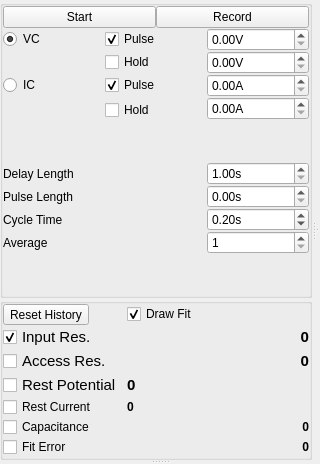
<?xml version="1.0" encoding="UTF-8"?>
<ui version="4.0">
 <class>Form</class>
 <widget class="QWidget" name="Form">
  <property name="geometry">
   <rect>
    <x>0</x>
    <y>0</y>
    <width>320</width>
    <height>464</height>
   </rect>
  </property>
  <property name="windowTitle">
   <string>Patch</string>
  </property>
  <layout class="QVBoxLayout" name="verticalLayout_2">
   <property name="spacing">
    <number>0</number>
   </property>
   <property name="margin">
    <number>0</number>
   </property>
   <item>
    <widget class="QSplitter" name="splitter_3">
     <property name="orientation">
      <enum>Qt::Vertical</enum>
     </property>
     <widget class="QSplitter" name="splitter_2">
      <property name="orientation">
       <enum>Qt::Horizontal</enum>
      </property>
      <widget class="QWidget" name="layoutWidget">
       <layout class="QVBoxLayout" name="verticalLayout">
        <property name="spacing">
         <number>0</number>
        </property>
        <item>
         <widget class="QGroupBox" name="groupBox_2">
          <property name="sizePolicy">
           <sizepolicy hsizetype="Preferred" vsizetype="Preferred">
            <horstretch>0</horstretch>
            <verstretch>0</verstretch>
           </sizepolicy>
          </property>
          <property name="title">
           <string/>
          </property>
          <layout class="QGridLayout" name="gridLayout_2">
           <property name="margin">
            <number>0</number>
           </property>
           <property name="spacing">
            <number>0</number>
           </property>
           <item row="10" column="0" colspan="2">
            <widget class="QLabel" name="label_3">
             <property name="text">
              <string>Pulse Length</string>
             </property>
            </widget>
           </item>
           <item row="4" column="1">
            <widget class="QCheckBox" name="vcHoldCheck">
             <property name="text">
              <string>Hold</string>
             </property>
            </widget>
           </item>
           <item row="7" column="1">
            <widget class="QCheckBox" name="icHoldCheck">
             <property name="text">
              <string>Hold</string>
             </property>
            </widget>
           </item>
           <item row="5" column="2">
            <widget class="SpinBox" name="icPulseSpin">
             <property name="suffix">
              <string>A</string>
             </property>
            </widget>
           </item>
           <item row="3" column="1">
            <widget class="QCheckBox" name="vcPulseCheck">
             <property name="text">
              <string>Pulse</string>
             </property>
             <property name="checked">
              <bool>true</bool>
             </property>
            </widget>
           </item>
           <item row="5" column="0">
            <widget class="QRadioButton" name="icModeRadio">
             <property name="text">
              <string>IC</string>
             </property>
            </widget>
           </item>
           <item row="11" column="0" colspan="2">
            <widget class="QLabel" name="label">
             <property name="text">
              <string>Cycle Time</string>
             </property>
            </widget>
           </item>
           <item row="3" column="0">
            <widget class="QRadioButton" name="vcModeRadio">
             <property name="text">
              <string>VC</string>
             </property>
             <property name="checked">
              <bool>true</bool>
             </property>
            </widget>
           </item>
           <item row="6" column="2" rowspan="2">
            <widget class="SpinBox" name="icHoldSpin">
             <property name="suffix">
              <string>A</string>
             </property>
            </widget>
           </item>
           <item row="5" column="1">
            <widget class="QCheckBox" name="icPulseCheck">
             <property name="text">
              <string>Pulse</string>
             </property>
             <property name="checked">
              <bool>true</bool>
             </property>
            </widget>
           </item>
           <item row="9" column="0" colspan="2">
            <widget class="QLabel" name="label_4">
             <property name="text">
              <string>Delay Length</string>
             </property>
            </widget>
           </item>
           <item row="0" column="0" colspan="3">
            <layout class="QHBoxLayout" name="horizontalLayout">
             <item>
              <widget class="QPushButton" name="startBtn">
               <property name="text">
                <string>Start</string>
               </property>
               <property name="checkable">
                <bool>true</bool>
               </property>
              </widget>
             </item>
             <item>
              <widget class="QPushButton" name="recordBtn">
               <property name="text">
                <string>Record</string>
               </property>
               <property name="checkable">
                <bool>true</bool>
               </property>
              </widget>
             </item>
            </layout>
           </item>
           <item row="9" column="2">
            <widget class="SpinBox" name="delayTimeSpin">
             <property name="suffix">
              <string>s</string>
             </property>
             <property name="minimum">
              <double>1.000000000000000</double>
             </property>
             <property name="maximum">
              <double>10000.000000000000000</double>
             </property>
             <property name="singleStep">
              <double>1.000000000000000</double>
             </property>
            </widget>
           </item>
           <item row="3" column="2">
            <widget class="SpinBox" name="vcPulseSpin">
             <property name="suffix">
              <string>V</string>
             </property>
            </widget>
           </item>
           <item row="11" column="2">
            <widget class="SpinBox" name="cycleTimeSpin">
             <property name="suffix">
              <string>s</string>
             </property>
             <property name="singleStep">
              <double>1.000000000000000</double>
             </property>
             <property name="value">
              <double>0.200000000000000</double>
             </property>
            </widget>
           </item>
           <item row="4" column="2">
            <widget class="SpinBox" name="vcHoldSpin">
             <property name="suffix">
              <string>V</string>
             </property>
            </widget>
           </item>
           <item row="1" column="0" colspan="3">
            <layout class="QHBoxLayout" name="horizontalLayout_2">
             <property name="spacing">
              <number>0</number>
             </property>
             <property name="leftMargin">
              <number>0</number>
             </property>
            </layout>
           </item>
           <item row="12" column="0">
            <widget class="QLabel" name="label_2">
             <property name="text">
              <string>Average</string>
             </property>
            </widget>
           </item>
           <item row="12" column="2">
            <widget class="QSpinBox" name="averageSpin">
             <property name="minimum">
              <number>1</number>
             </property>
             <property name="maximum">
              <number>100</number>
             </property>
             <property name="value">
              <number>1</number>
             </property>
            </widget>
           </item>
           <item row="10" column="2">
            <widget class="SpinBox" name="pulseTimeSpin">
             <property name="suffix">
              <string>s</string>
             </property>
             <property name="singleStep">
              <double>1.000000000000000</double>
             </property>
            </widget>
           </item>
           <item row="2" column="0" colspan="3">
            <layout class="QVBoxLayout" name="modeLayout">
             <property name="spacing">
              <number>0</number>
             </property>
            </layout>
           </item>
           <item row="13" column="0" colspan="3">
            <spacer name="verticalSpacer_2">
             <property name="orientation">
              <enum>Qt::Vertical</enum>
             </property>
             <property name="sizeHint" stdset="0">
              <size>
               <width>20</width>
               <height>40</height>
              </size>
             </property>
            </spacer>
           </item>
           <item row="8" column="0" colspan="3">
            <spacer name="verticalSpacer">
             <property name="orientation">
              <enum>Qt::Vertical</enum>
             </property>
             <property name="sizeHint" stdset="0">
              <size>
               <width>20</width>
               <height>40</height>
              </size>
             </property>
            </spacer>
           </item>
          </layout>
         </widget>
        </item>
        <item>
         <widget class="QGroupBox" name="groupBox">
          <property name="sizePolicy">
           <sizepolicy hsizetype="Preferred" vsizetype="Preferred">
            <horstretch>0</horstretch>
            <verstretch>0</verstretch>
           </sizepolicy>
          </property>
          <property name="title">
           <string/>
          </property>
          <layout class="QFormLayout" name="formLayout">
           <property name="horizontalSpacing">
            <number>5</number>
           </property>
           <property name="verticalSpacing">
            <number>0</number>
           </property>
           <property name="margin">
            <number>0</number>
           </property>
           <item row="0" column="0">
            <widget class="QToolButton" name="resetBtn">
             <property name="text">
              <string>Reset History</string>
             </property>
            </widget>
           </item>
           <item row="1" column="0">
            <widget class="QCheckBox" name="inputResistanceCheck">
             <property name="font">
              <font>
               <pointsize>11</pointsize>
              </font>
             </property>
             <property name="text">
              <string>Input Res.</string>
             </property>
             <property name="checked">
              <bool>true</bool>
             </property>
            </widget>
           </item>
           <item row="1" column="1">
            <widget class="QLabel" name="inputResistanceLabel">
             <property name="font">
              <font>
               <pointsize>11</pointsize>
               <weight>75</weight>
               <bold>true</bold>
              </font>
             </property>
             <property name="text">
              <string>0</string>
             </property>
             <property name="alignment">
              <set>Qt::AlignRight|Qt::AlignTrailing|Qt::AlignVCenter</set>
             </property>
            </widget>
           </item>
           <item row="2" column="0">
            <widget class="QCheckBox" name="accessResistanceCheck">
             <property name="font">
              <font>
               <pointsize>11</pointsize>
              </font>
             </property>
             <property name="text">
              <string>Access Res.</string>
             </property>
            </widget>
           </item>
           <item row="2" column="1">
            <widget class="QLabel" name="accessResistanceLabel">
             <property name="font">
              <font>
               <pointsize>11</pointsize>
               <weight>75</weight>
               <bold>true</bold>
              </font>
             </property>
             <property name="text">
              <string>0</string>
             </property>
             <property name="alignment">
              <set>Qt::AlignRight|Qt::AlignTrailing|Qt::AlignVCenter</set>
             </property>
            </widget>
           </item>
           <item row="3" column="0">
            <widget class="QCheckBox" name="restingPotentialCheck">
             <property name="font">
              <font>
               <pointsize>11</pointsize>
              </font>
             </property>
             <property name="text">
              <string>Rest Potential</string>
             </property>
            </widget>
           </item>
           <item row="3" column="1">
            <widget class="QLabel" name="restingPotentialLabel">
             <property name="minimumSize">
              <size>
               <width>140</width>
               <height>0</height>
              </size>
             </property>
             <property name="font">
              <font>
               <pointsize>11</pointsize>
               <weight>75</weight>
               <bold>true</bold>
              </font>
             </property>
             <property name="text">
              <string>0</string>
             </property>
             <property name="alignment">
              <set>Qt::AlignLeading|Qt::AlignLeft|Qt::AlignVCenter</set>
             </property>
            </widget>
           </item>
           <item row="4" column="0">
            <widget class="QCheckBox" name="restingCurrentCheck">
             <property name="text">
              <string>Rest Current</string>
             </property>
            </widget>
           </item>
           <item row="4" column="1">
            <widget class="QLabel" name="restingCurrentLabel">
             <property name="minimumSize">
              <size>
               <width>120</width>
               <height>0</height>
              </size>
             </property>
             <property name="font">
              <font>
               <weight>75</weight>
               <bold>true</bold>
              </font>
             </property>
             <property name="text">
              <string>0</string>
             </property>
             <property name="alignment">
              <set>Qt::AlignLeading|Qt::AlignLeft|Qt::AlignVCenter</set>
             </property>
            </widget>
           </item>
           <item row="5" column="0">
            <widget class="QCheckBox" name="capacitanceCheck">
             <property name="text">
              <string>Capacitance</string>
             </property>
            </widget>
           </item>
           <item row="5" column="1">
            <widget class="QLabel" name="capacitanceLabel">
             <property name="font">
              <font>
               <weight>75</weight>
               <bold>true</bold>
              </font>
             </property>
             <property name="text">
              <string>0</string>
             </property>
             <property name="alignment">
              <set>Qt::AlignRight|Qt::AlignTrailing|Qt::AlignVCenter</set>
             </property>
            </widget>
           </item>
           <item row="6" column="0">
            <widget class="QCheckBox" name="fitErrorCheck">
             <property name="text">
              <string>Fit Error</string>
             </property>
            </widget>
           </item>
           <item row="6" column="1">
            <widget class="QLabel" name="fitErrorLabel">
             <property name="font">
              <font>
               <weight>75</weight>
               <bold>true</bold>
              </font>
             </property>
             <property name="text">
              <string>0</string>
             </property>
             <property name="alignment">
              <set>Qt::AlignRight|Qt::AlignTrailing|Qt::AlignVCenter</set>
             </property>
            </widget>
           </item>
           <item row="0" column="1">
            <widget class="QCheckBox" name="drawFitCheck">
             <property name="text">
              <string>Draw Fit</string>
             </property>
             <property name="checked">
              <bool>true</bool>
             </property>
            </widget>
           </item>
          </layout>
         </widget>
        </item>
       </layout>
      </widget>
      <widget class="QSplitter" name="splitter">
       <property name="orientation">
        <enum>Qt::Vertical</enum>
       </property>
       <widget class="PlotWidget" name="patchPlot" native="true">
        <property name="sizePolicy">
         <sizepolicy hsizetype="Expanding" vsizetype="Preferred">
          <horstretch>0</horstretch>
          <verstretch>0</verstretch>
         </sizepolicy>
        </property>
       </widget>
       <widget class="PlotWidget" name="commandPlot" native="true">
        <property name="sizePolicy">
         <sizepolicy hsizetype="Expanding" vsizetype="Preferred">
          <horstretch>0</horstretch>
          <verstretch>0</verstretch>
         </sizepolicy>
        </property>
       </widget>
      </widget>
     </widget>
     <widget class="QWidget" name="layoutWidget">
      <layout class="QVBoxLayout" name="plotLayout">
       <property name="spacing">
        <number>0</number>
       </property>
      </layout>
     </widget>
    </widget>
   </item>
  </layout>
 </widget>
 <customwidgets>
  <customwidget>
   <class>SpinBox</class>
   <extends>QDoubleSpinBox</extends>
   <header>acq4.pyqtgraph</header>
  </customwidget>
  <customwidget>
   <class>PlotWidget</class>
   <extends>QWidget</extends>
   <header>acq4.pyqtgraph</header>
   <container>1</container>
  </customwidget>
 </customwidgets>
 <resources/>
 <connections/>
</ui>
